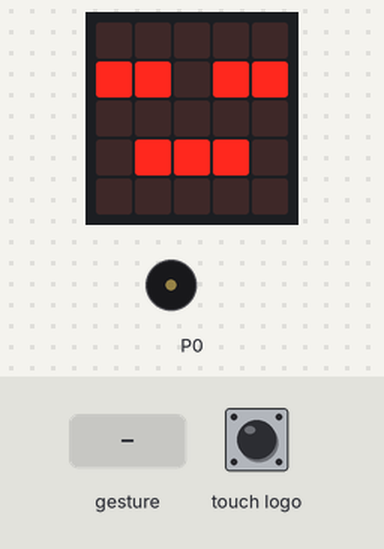
A program run on a simulated BBC micro:bit (MakeCode). Parts: the board's 5×5 LED display, buzzer (waves = sounding). The inputs (shaded band) are chosen by the test bench. A tilt is held for 1.5 s and a shake lasts 1 s, then the board lies face up again.

Above: at 1.8 s.
1.9 s: touch logo pressed for 0.15 s
At 2.4 s:
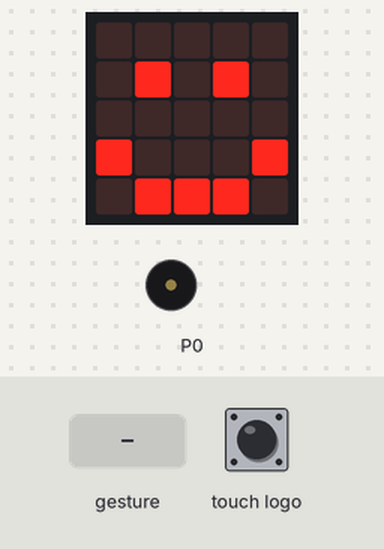
2.6 s: gesture 'shake'
At 5.0 s:
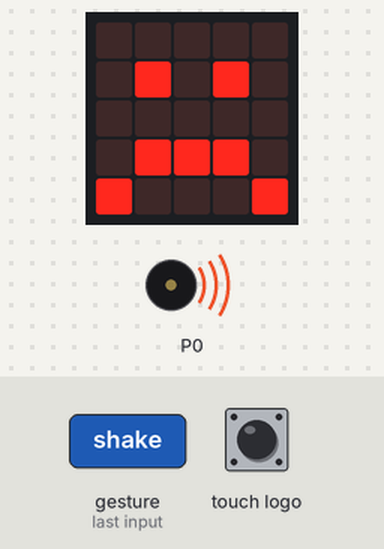
At 8.0 s:
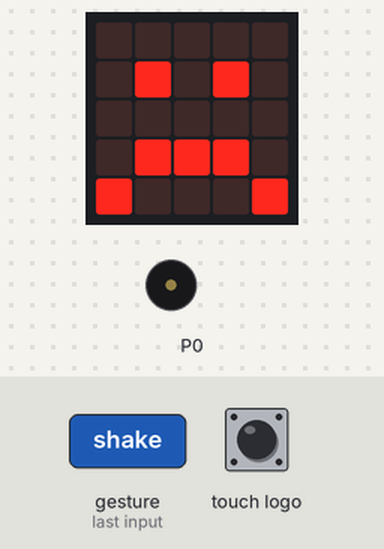
Timing chart, 0 to 9.5 s (numbered marks = the images above; inputs shaded):
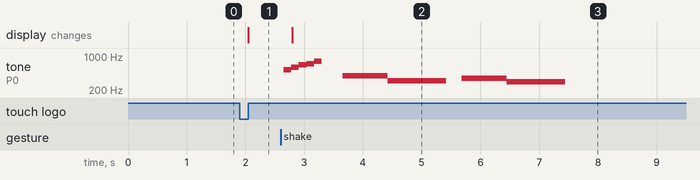

The program:

main.ts
```typescript
input.onGesture(Gesture.Shake, function () {
    basic.showIcon(IconNames.Sad)
    music._playDefaultBackground(music.builtInPlayableMelody(Melodies.Dadadadum), music.PlaybackMode.UntilDone)
})
input.onLogoEvent(TouchButtonEvent.Pressed, function () {
    basic.showIcon(IconNames.Happy)
    music._playDefaultBackground(music.builtInPlayableMelody(Melodies.JumpUp), music.PlaybackMode.UntilDone)
})
basic.showIcon(IconNames.Asleep)
```

test.ts
```typescript
// тут проходять випробування; ця компіляція не відбуватиметься, коли цей пакет використовуватиметься як розширення.
```

Measured:
- after the input at 1.9 s, the display: changes after 0.15 s (image 1)
- after the input at 2.6 s, the display: changes after 0.20 s (image 2)
- by itself, tone on P0: plays 523 Hz for 0.13 s, 587 Hz for 0.13 s, 659 Hz for 0.13 s, 698 Hz for 0.13 s, 784 Hz for 0.13 s, 392 Hz for 0.77 s … (9 notes in this stretch)
